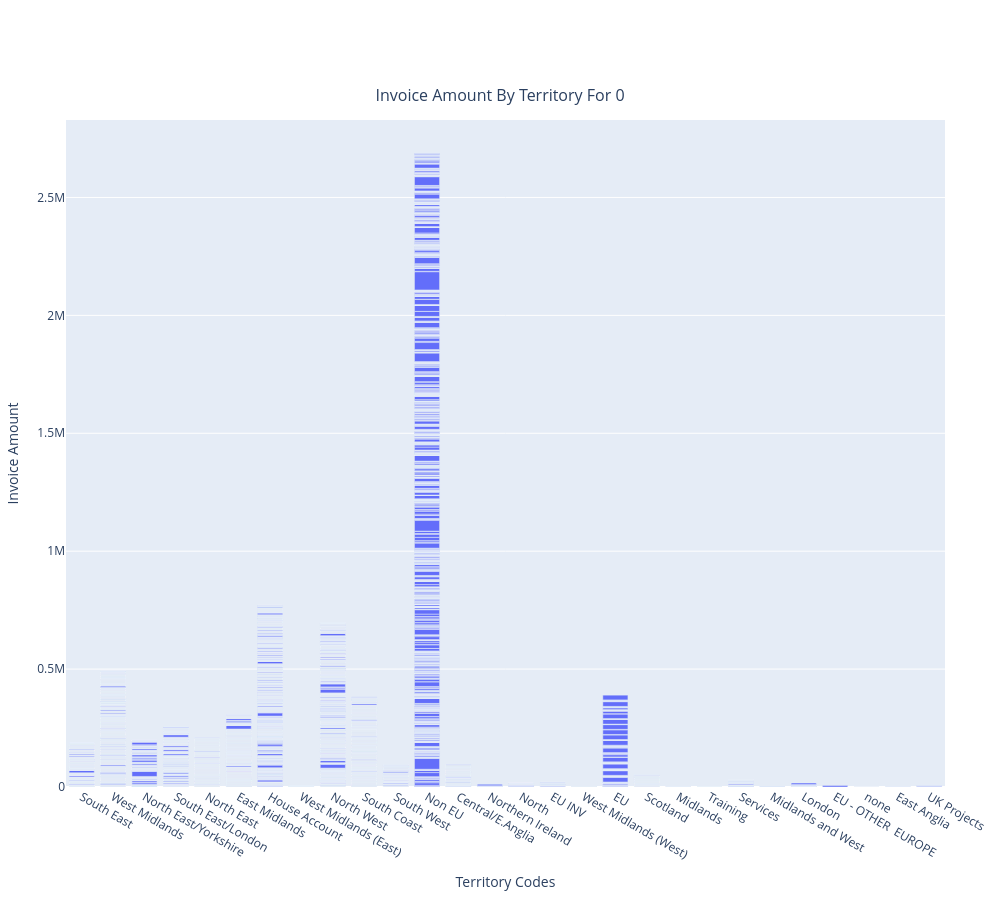

Notebook code for this chart:
### Markdown cell above
## Is There A Significant Difference In InvoiceAmt Between TerritoryCodes?

Hypothetical test, to check data has no anomalies in it, should be a correlation!

### Code cell
#show a plot comparing territorycodes and their invoice amounts
dfSales_DataSet_Temp = dfSales_DataSet_Work.copy()

#filter by last year of data
dfSales_DataSet_Temp = dfSales_DataSet_Temp[dfSales_DataSet_Temp["Year"] == dfSales_DataSet_Temp["Year"].max()]

#use a bar plot as it looks cleaner
fig = px.bar(
    dfSales_DataSet_Temp,
    x="TerritoryCodes",
    y="InvoiceAmt",
    barmode="group",
    title=f"Invoice Amount By Territory For {intYear}",
    labels={"InvoiceAmt": "Invoice Amount", "TerritoryCodes": "Territory Codes"}
)

fig.update_layout(
    xaxis_title="Territory Codes",
    yaxis_title="Invoice Amount",
    legend_title="Product Family",
    font=dict(size=12),
    title_font=dict(size=16),
    title_x=0.5,
    title_y=0.9,
    margin=dict(l=50, r=50, t=120, b=50),
    height=900,
    width=1000
)

fig.show()

### Figure 1 — Plotly figure (JSON) as saved in the notebook; plotly's stock layout.template omitted (floating-point values rounded to 4 significant figures; data arrays with more than 128 entries replaced by an {"elided": "..."} marker saying what was removed)
{"data": [{"alignmentgroup": "True", "hovertemplate": "Territory Codes=%{x}<br>Invoice Amount=%{y}<extra></extra>", "legendgroup": "", "marker": {"color": "#636efa", "pattern": {"shape": ""}}, "name": "", "offsetgroup": "", "orientation": "v", "showlegend": false, "textposition": "auto", "type": "bar", "x": {"elided": "24194 str values"}, "xaxis": "x", "y": {"elided": "24194 float values"}, "yaxis": "y"}], "layout": {"barmode": "group", "font": {"size": 12}, "height": 900, "legend": {"title": {"text": "Product Family"}, "tracegroupgap": 0}, "margin": {"b": 50, "l": 50, "r": 50, "t": 120}, "title": {"font": {"size": 16}, "text": "Invoice Amount By Territory For 0", "x": 0.5, "y": 0.9}, "width": 1000, "xaxis": {"anchor": "y", "domain": [0, 1], "title": {"text": "Territory Codes"}}, "yaxis": {"anchor": "x", "domain": [0, 1], "title": {"text": "Invoice Amount"}}}}
